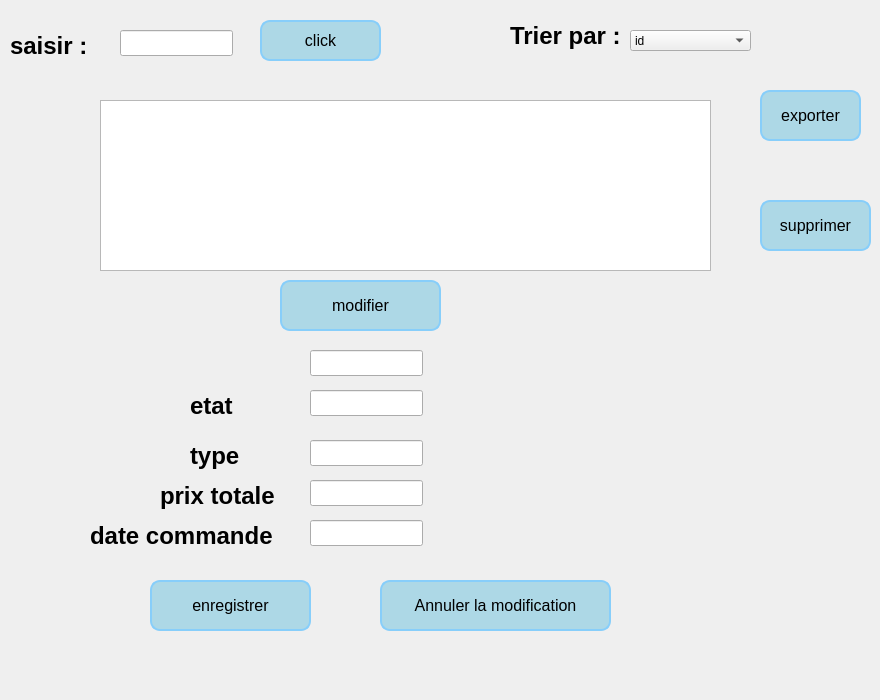
      <widget class="QWidget" name="tab_45">
       <attribute name="icon">
        <iconset>
         <normaloff>:/images/liste-a-puces.png</normaloff>:/images/liste-a-puces.png</iconset>
       </attribute>
       <attribute name="title">
        <string>Consulter</string>
       </attribute>
       <widget class="QLabel" name="label_199">
        <property name="geometry">
         <rect>
          <x>-10</x>
          <y>520</y>
          <width>221</width>
          <height>171</height>
         </rect>
        </property>
        <property name="text">
         <string/>
        </property>
        <property name="pixmap">
         <pixmap>:/images/Shinny__7_-removebg-preview.png</pixmap>
        </property>
        <property name="scaledContents">
         <bool>true</bool>
        </property>
       </widget>
       <widget class="QLabel" name="label_200">
        <property name="geometry">
         <rect>
          <x>340</x>
          <y>60</y>
          <width>41</width>
          <height>21</height>
         </rect>
        </property>
        <property name="text">
         <string/>
        </property>
        <property name="pixmap">
         <pixmap>:/images/chercher.png</pixmap>
        </property>
        <property name="scaledContents">
         <bool>true</bool>
        </property>
       </widget>
       <widget class="QLabel" name="PrixHT_50">
        <property name="geometry">
         <rect>
          <x>190</x>
          <y>380</y>
          <width>91</width>
          <height>51</height>
         </rect>
        </property>
        <property name="styleSheet">
         <string notr="true">QLabel {
    font-family: 'Arial';    /* You can change this to any preferred font */
    font-size: 24px;         /* Adjust this value for the desired text size */
    color: #000000;          /* Dark color code */
    font-weight: bold;       /* Makes the text bold */
}
</string>
        </property>
        <property name="text">
         <string>etat</string>
        </property>
       </widget>
       <widget class="QPushButton" name="Enregistrer_40">
        <property name="geometry">
         <rect>
          <x>150</x>
          <y>580</y>
          <width>161</width>
          <height>51</height>
         </rect>
        </property>
        <property name="styleSheet">
         <string notr="true">QPushButton {
    background-color: lightblue;  /* Button background color */
    color: black;                 /* Text color */
    font-size: 16px;              /* Text size */
    border: 2px solid #87CEFA;    /* Light blue border */
    border-radius: 10px;          /* Rounded corners */
    padding: 10px;                /* Padding for a better look */
}

QPushButton:hover {
    background-color: #87CEFA;    /* Slightly darker blue on hover */
}

QPushButton:pressed {
    background-color: #B0E0E6;    /* Lighter blue on press */
}
</string>
        </property>
        <property name="text">
         <string>enregistrer</string>
        </property>
       </widget>
       <widget class="QLineEdit" name="PRENOMOD_4">
        <property name="geometry">
         <rect>
          <x>310</x>
          <y>390</y>
          <width>113</width>
          <height>26</height>
         </rect>
        </property>
       </widget>
       <widget class="QLineEdit" name="E_MAILMOD_4">
        <property name="geometry">
         <rect>
          <x>310</x>
          <y>520</y>
          <width>113</width>
          <height>26</height>
         </rect>
        </property>
       </widget>
       <widget class="QLabel" name="PrixHT_51">
        <property name="geometry">
         <rect>
          <x>190</x>
          <y>430</y>
          <width>91</width>
          <height>51</height>
         </rect>
        </property>
        <property name="styleSheet">
         <string notr="true">QLabel {
    font-family: 'Arial';    /* You can change this to any preferred font */
    font-size: 24px;         /* Adjust this value for the desired text size */
    color: #000000;          /* Dark color code */
    font-weight: bold;       /* Makes the text bold */
}
</string>
        </property>
        <property name="text">
         <string>type</string>
        </property>
       </widget>
       <widget class="QLabel" name="PrixHT_52">
        <property name="geometry">
         <rect>
          <x>160</x>
          <y>470</y>
          <width>121</width>
          <height>51</height>
         </rect>
        </property>
        <property name="font">
         <font>
          <family>Arial</family>
          <pointsize>-1</pointsize>
          <bold>true</bold>
         </font>
        </property>
        <property name="styleSheet">
         <string notr="true">QLabel {
    font-family: 'Arial';    /* You can change this to any preferred font */
    font-size: 24px;         /* Adjust this value for the desired text size */
    color: #000000;          /* Dark color code */
    font-weight: bold;       /* Makes the text bold */
}
</string>
        </property>
        <property name="text">
         <string>prix totale</string>
        </property>
       </widget>
       <widget class="QComboBox" name="comboBox_tri_3">
        <property name="geometry">
         <rect>
          <x>630</x>
          <y>30</y>
          <width>121</width>
          <height>21</height>
         </rect>
        </property>
        <item>
         <property name="text">
          <string>id</string>
         </property>
        </item>
        <item>
         <property name="text">
          <string>nom</string>
         </property>
        </item>
        <item>
         <property name="text">
          <string>adresse</string>
         </property>
        </item>
        <item>
         <property name="text">
          <string/>
         </property>
        </item>
       </widget>
       <widget class="QTableView" name="tableView_11">
        <property name="geometry">
         <rect>
          <x>100</x>
          <y>100</y>
          <width>611</width>
          <height>171</height>
         </rect>
        </property>
       </widget>
       <widget class="QPushButton" name="pushButton_exporter_4">
        <property name="geometry">
         <rect>
          <x>760</x>
          <y>90</y>
          <width>101</width>
          <height>51</height>
         </rect>
        </property>
        <property name="styleSheet">
         <string notr="true">QPushButton {
    background-color: lightblue;  /* Button background color */
    color: black;                 /* Text color */
    font-size: 16px;              /* Text size */
    border: 2px solid #87CEFA;    /* Light blue border */
    border-radius: 10px;          /* Rounded corners */
    padding: 10px;                /* Padding for a better look */
}

QPushButton:hover {
    background-color: #87CEFA;    /* Slightly darker blue on hover */
}

QPushButton:pressed {
    background-color: #B0E0E6;    /* Lighter blue on press */
}
</string>
        </property>
        <property name="text">
         <string>exporter</string>
        </property>
       </widget>
       <widget class="QPushButton" name="pushButton_11">
        <property name="geometry">
         <rect>
          <x>280</x>
          <y>280</y>
          <width>161</width>
          <height>51</height>
         </rect>
        </property>
        <property name="styleSheet">
         <string notr="true">QPushButton {
    background-color: lightblue;  /* Button background color */
    color: black;                 /* Text color */
    font-size: 16px;              /* Text size */
    border: 2px solid #87CEFA;    /* Light blue border */
    border-radius: 10px;          /* Rounded corners */
    padding: 10px;                /* Padding for a better look */
}

QPushButton:hover {
    background-color: #87CEFA;    /* Slightly darker blue on hover */
}

QPushButton:pressed {
    background-color: #B0E0E6;    /* Lighter blue on press */
}
</string>
        </property>
        <property name="text">
         <string>modifier</string>
        </property>
       </widget>
       <widget class="QPushButton" name="pushButton_69">
        <property name="geometry">
         <rect>
          <x>760</x>
          <y>200</y>
          <width>111</width>
          <height>51</height>
         </rect>
        </property>
        <property name="styleSheet">
         <string notr="true">QPushButton {
    background-color: lightblue;  /* Button background color */
    color: black;                 /* Text color */
    font-size: 16px;              /* Text size */
    border: 2px solid #87CEFA;    /* Light blue border */
    border-radius: 10px;          /* Rounded corners */
    padding: 10px;                /* Padding for a better look */
}

QPushButton:hover {
    background-color: #87CEFA;    /* Slightly darker blue on hover */
}

QPushButton:pressed {
    background-color: #B0E0E6;    /* Lighter blue on press */
}
</string>
        </property>
        <property name="text">
         <string>supprimer</string>
        </property>
       </widget>
       <widget class="QLineEdit" name="ADRESSEMOD_4">
        <property name="geometry">
         <rect>
          <x>310</x>
          <y>440</y>
          <width>113</width>
          <height>26</height>
         </rect>
        </property>
       </widget>
       <widget class="QLineEdit" name="lineEdit_250">
        <property name="geometry">
         <rect>
          <x>120</x>
          <y>30</y>
          <width>113</width>
          <height>26</height>
         </rect>
        </property>
       </widget>
       <widget class="QLabel" name="PrixHT_53">
        <property name="geometry">
         <rect>
          <x>90</x>
          <y>510</y>
          <width>191</width>
          <height>51</height>
         </rect>
        </property>
        <property name="font">
         <font>
          <family>Arial</family>
          <pointsize>-1</pointsize>
          <bold>true</bold>
         </font>
        </property>
        <property name="styleSheet">
         <string notr="true">QLabel {
    font-family: 'Arial';    /* You can change this to any preferred font */
    font-size: 24px;         /* Adjust this value for the desired text size */
    color: #000000;          /* Dark color code */
    font-weight: bold;       /* Makes the text bold */
}
</string>
        </property>
        <property name="text">
         <string>date commande</string>
        </property>
       </widget>
       <widget class="QPushButton" name="pushButton_rechercher12_2">
        <property name="geometry">
         <rect>
          <x>260</x>
          <y>20</y>
          <width>121</width>
          <height>41</height>
         </rect>
        </property>
        <property name="styleSheet">
         <string notr="true">QPushButton {
    background-color: lightblue;  /* Button background color */
    color: black;                 /* Text color */
    font-size: 16px;              /* Text size */
    border: 2px solid #87CEFA;    /* Light blue border */
    border-radius: 10px;          /* Rounded corners */
    padding: 10px;                /* Padding for a better look */
}

QPushButton:hover {
    background-color: #87CEFA;    /* Slightly darker blue on hover */
}

QPushButton:pressed {
    background-color: #B0E0E6;    /* Lighter blue on press */
}
</string>
        </property>
        <property name="text">
         <string>click</string>
        </property>
       </widget>
       <widget class="QLabel" name="label_5">
        <property name="geometry">
         <rect>
          <x>10</x>
          <y>20</y>
          <width>91</width>
          <height>51</height>
         </rect>
        </property>
        <property name="styleSheet">
         <string notr="true">QLabel {
    font-family: 'Arial';    /* You can change this to any preferred font */
    font-size: 24px;         /* Adjust this value for the desired text size */
    color: #000000;          /* Dark color code */
    font-weight: bold;       /* Makes the text bold */
}
</string>
        </property>
        <property name="text">
         <string>saisir :</string>
        </property>
       </widget>
       <widget class="QLabel" name="label_349">
        <property name="geometry">
         <rect>
          <x>510</x>
          <y>10</y>
          <width>131</width>
          <height>51</height>
         </rect>
        </property>
        <property name="styleSheet">
         <string notr="true">QLabel {
    font-family: 'Arial';    /* You can change this to any preferred font */
    font-size: 24px;         /* Adjust this value for the desired text size */
    color: #000000;          /* Dark color code */
    font-weight: bold;       /* Makes the text bold */
}
</string>
        </property>
        <property name="text">
         <string>Trier par :</string>
        </property>
       </widget>
       <widget class="QLineEdit" name="TELEPHONEMOD_4">
        <property name="geometry">
         <rect>
          <x>310</x>
          <y>480</y>
          <width>113</width>
          <height>26</height>
         </rect>
        </property>
       </widget>
       <widget class="QPushButton" name="Annulermodif_40">
        <property name="geometry">
         <rect>
          <x>380</x>
          <y>580</y>
          <width>231</width>
          <height>51</height>
         </rect>
        </property>
        <property name="styleSheet">
         <string notr="true">QPushButton {
    background-color: lightblue;  /* Button background color */
    color: black;                 /* Text color */
    font-size: 16px;              /* Text size */
    border: 2px solid #87CEFA;    /* Light blue border */
    border-radius: 10px;          /* Rounded corners */
    padding: 10px;                /* Padding for a better look */
}

QPushButton:hover {
    background-color: #87CEFA;    /* Slightly darker blue on hover */
}

QPushButton:pressed {
    background-color: #B0E0E6;    /* Lighter blue on press */
}
</string>
        </property>
        <property name="text">
         <string>Annuler la modification</string>
        </property>
       </widget>
       <widget class="QLineEdit" name="lineEdit_251">
        <property name="geometry">
         <rect>
          <x>310</x>
          <y>350</y>
          <width>113</width>
          <height>26</height>
         </rect>
        </property>
        <property name="clearButtonEnabled">
         <bool>false</bool>
        </property>
       </widget>
      </widget>
